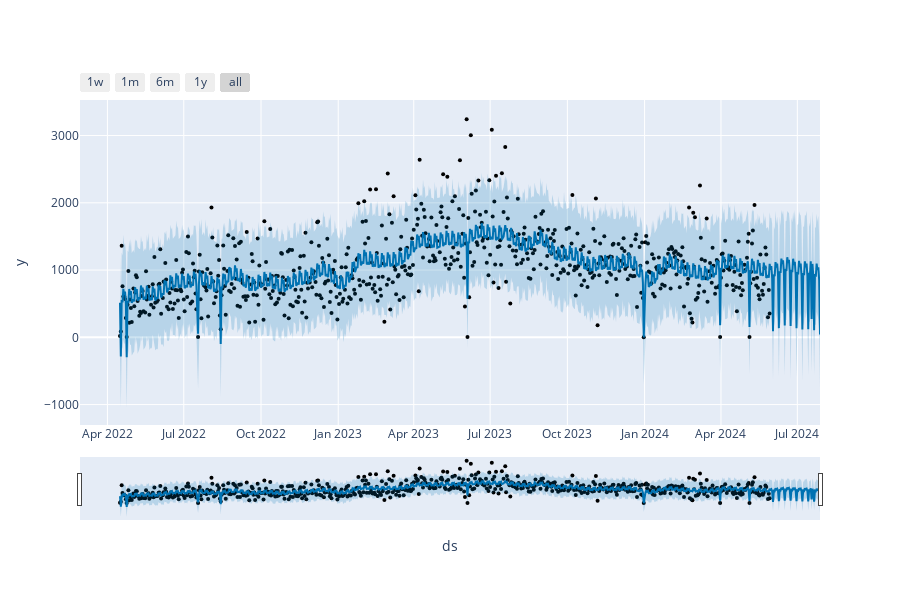

Notebook code cell kept with this figure:
### Code cell
from prophet.plot import plot_plotly, plot_components_plotly

plot_plotly(m, forecast)

### Figure 1 — Plotly figure (JSON) as saved in the notebook; plotly's stock layout.template omitted (floating-point values rounded to 4 significant figures; data arrays with more than 128 entries replaced by an {"elided": "..."} marker saying what was removed)
{"data": [{"marker": {"color": "black", "size": 4}, "mode": "markers", "name": "Actual", "type": "scatter", "x": {"elided": "664 str values"}, "y": {"elided": "664 float values"}}, {"hoverinfo": "skip", "line": {"width": 0}, "mode": "lines", "type": "scatter", "x": {"elided": "724 str values"}, "y": {"elided": "724 float values"}}, {"fill": "tonexty", "fillcolor": "rgba(0, 114, 178, 0.2)", "line": {"color": "#0072B2", "width": 2}, "mode": "lines", "name": "Predicted", "type": "scatter", "x": {"elided": "724 str values"}, "y": {"elided": "724 float values"}}, {"fill": "tonexty", "fillcolor": "rgba(0, 114, 178, 0.2)", "hoverinfo": "skip", "line": {"width": 0}, "mode": "lines", "type": "scatter", "x": {"elided": "724 str values"}, "y": {"elided": "724 float values"}}], "layout": {"height": 600, "showlegend": false, "width": 900, "xaxis": {"rangeselector": {"buttons": [{"count": 7, "label": "1w", "step": "day", "stepmode": "backward"}, {"count": 1, "label": "1m", "step": "month", "stepmode": "backward"}, {"count": 6, "label": "6m", "step": "month", "stepmode": "backward"}, {"count": 1, "label": "1y", "step": "year", "stepmode": "backward"}, {"step": "all"}]}, "rangeslider": {"visible": true}, "title": {"text": "ds"}, "type": "date"}, "yaxis": {"title": {"text": "y"}}}}
